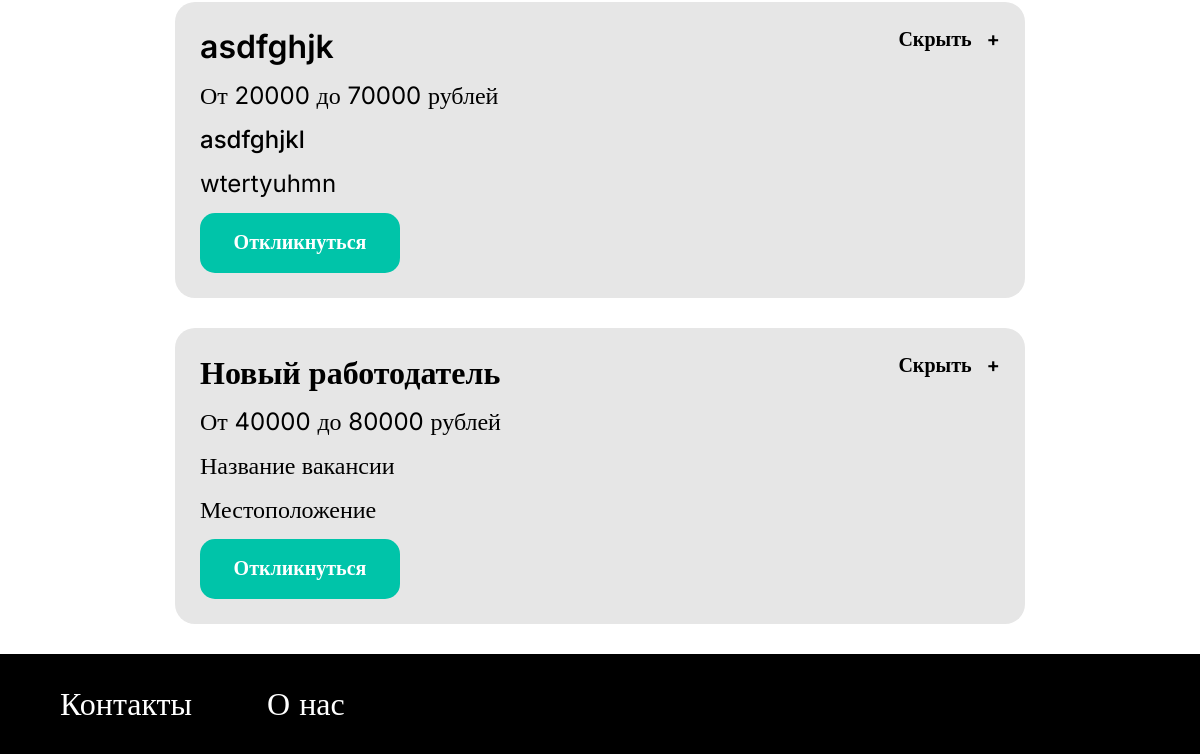
Page /vacancies/ (lower part) on the earlier database version.
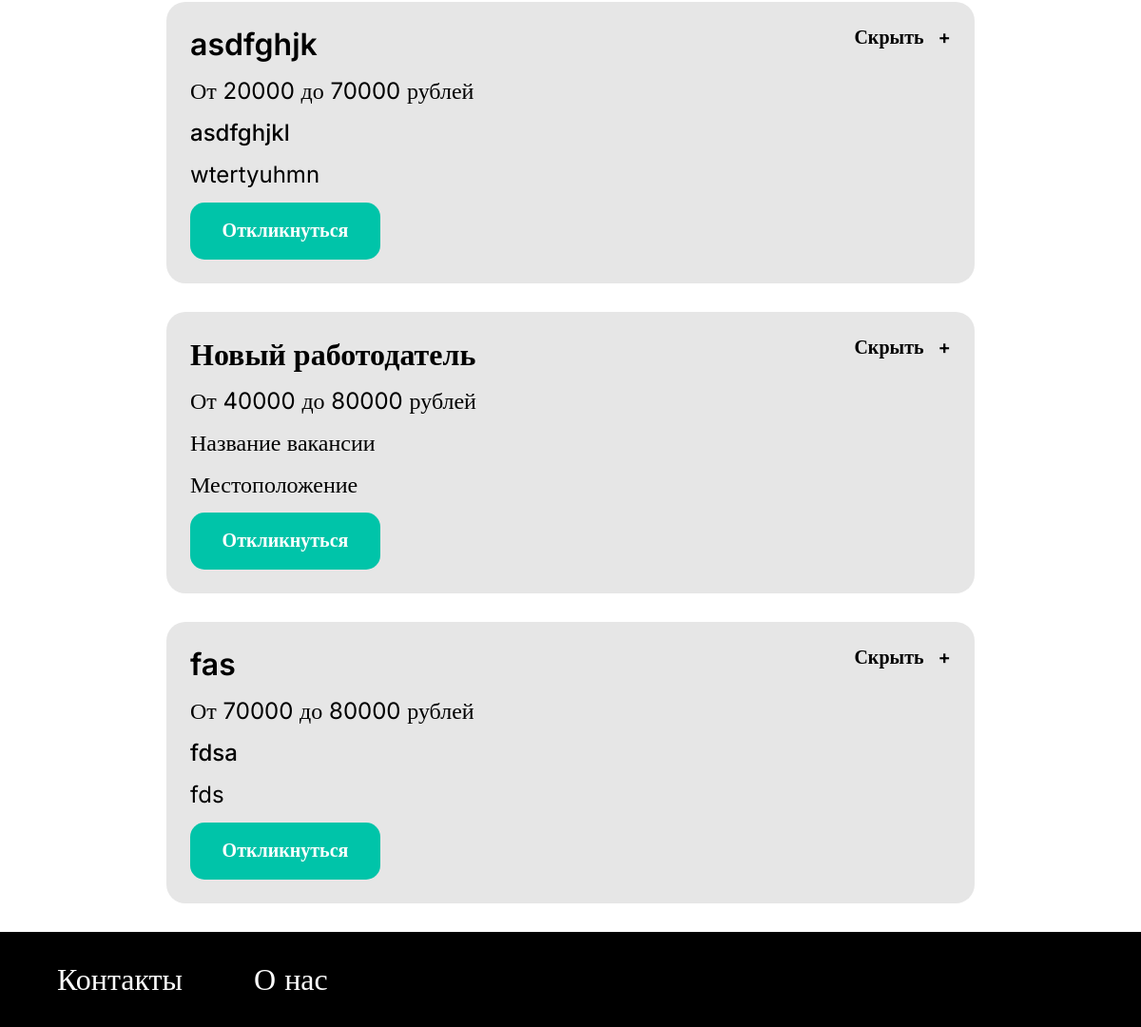
Same page on the later database version.
### DB_client/models.py (models this page shows)
class Job(models.Model):
    employer_id = models.ForeignKey(User, on_delete=models.CASCADE)
    name = models.CharField(max_length=100)
    company_name = models.CharField(max_length=100)
    description = models.TextField()
    requirements = models.JSONField()
    conditions = models.TextField()
    salary_from = models.DecimalField(max_digits=8, decimal_places=0, null=True)
    salary_to = models.DecimalField(max_digits=8, decimal_places=0, null=True)
    location = models.CharField(max_length=100)
    job_type = models.CharField(
        max_length=10,
        choices=[
            ('Full_Time', 'Полная занятость'),
            ('Part_Time', 'Частичная занятость'),
            ('Remote', 'Удалённая работа')
        ]
    )
    experience_level = models.CharField(
        max_length=20,
        choices=[
            ('no_expirience', 'Без опыта'),
            ('1_between_3', 'От 1 года до 3 лет'),
            ('3_between_6', 'От 3 до 6 лет'),
            ('more_than_6', 'От 3 до 6 лет'),
        ]
    )
    created_at = models.DateTimeField(auto_now_add=True)
    updated_at = models.DateTimeField(auto_now=True)

### DB_client/views.py (the view)
# urls.py: path("vacancies/", vacancies, name="vacancies"),
def vacancies(request):
    vacs = Job.objects.all().values()
    for vac in vacs:
        get_salary_info(vac)
    return render(request, 'new_templates/vacancies.html', {'vacs': vacs})

### DB_client/views.py (called while the page is built)
def get_salary_info(vac):
    if vac['salary_from'] is not None and vac['salary_to'] is not None:
        vac['salary_info'] = f'От {vac["salary_from"]} до {vac["salary_to"]} рублей'
    elif vac['salary_from'] is None and vac['salary_to'] is not None:
        vac['salary_info'] = f'До {vac["salary_to"]} рублей'
    elif vac['salary_from'] is not None and vac.salary_to is None:
        vac['salary_info'] = f'От {vac["salary_from"]} рублей'
    else:
        vac['salary_info'] = 'Зарплата не указана'

### DB_client/templates/new_templates/vacancies.html (shortened to what this page needs)
<!DOCTYPE html>
<html lang="en">
<head>
    <link rel="stylesheet" href="../../static/css/new_css/vacancies.css">
</head>
<body>
    <main class="vacancies-main">
        {% for vac in vacs %}
            <div class="vacancy">
                <div class="vacancy-info">
                    <p class="vacancy-info-head">{{vac.name}}</p>
                    <p class="vacancy-info-salary">{{vac.salary_info}}</p>
                    <p class="vacancy-info-company">{{vac.company_name}}</p>
                    <p class="vacancy-info-workplace">{{vac.location}}</p>
                    <a href="{% url 'vacancy_detail' vac.id %}" class="vacancy-apply-button"><p class="button-text">Откликнуться</p></a>
                </div>
                <div class="vacancy-buttons">
                    <button type="button" class="hide-vacancy-button">Скрыть</button>
                    <button type="button" class="add-vacancy-button">+</button>
                </div>
            </div>
        {% endfor %}
    </main>
    <footer class="vacancies-footer">
        <nav class="vacancies-footer-nav">
            <ul class="footer-site-navigation">
                <li class="footer-site-navigation-item">
                    <a href="">Контакты</a>
                </li>
                <li class="footer-site-navigation-item">
                    <a href="">О нас</a>
                </li>
            </ul>
        </nav>
    </footer>
</body>
</html>

Differences in the rows shown:
added Job: name "fas", salary_info "От 70000 до 80000 рублей", company_name "fdsa", location "fds"
